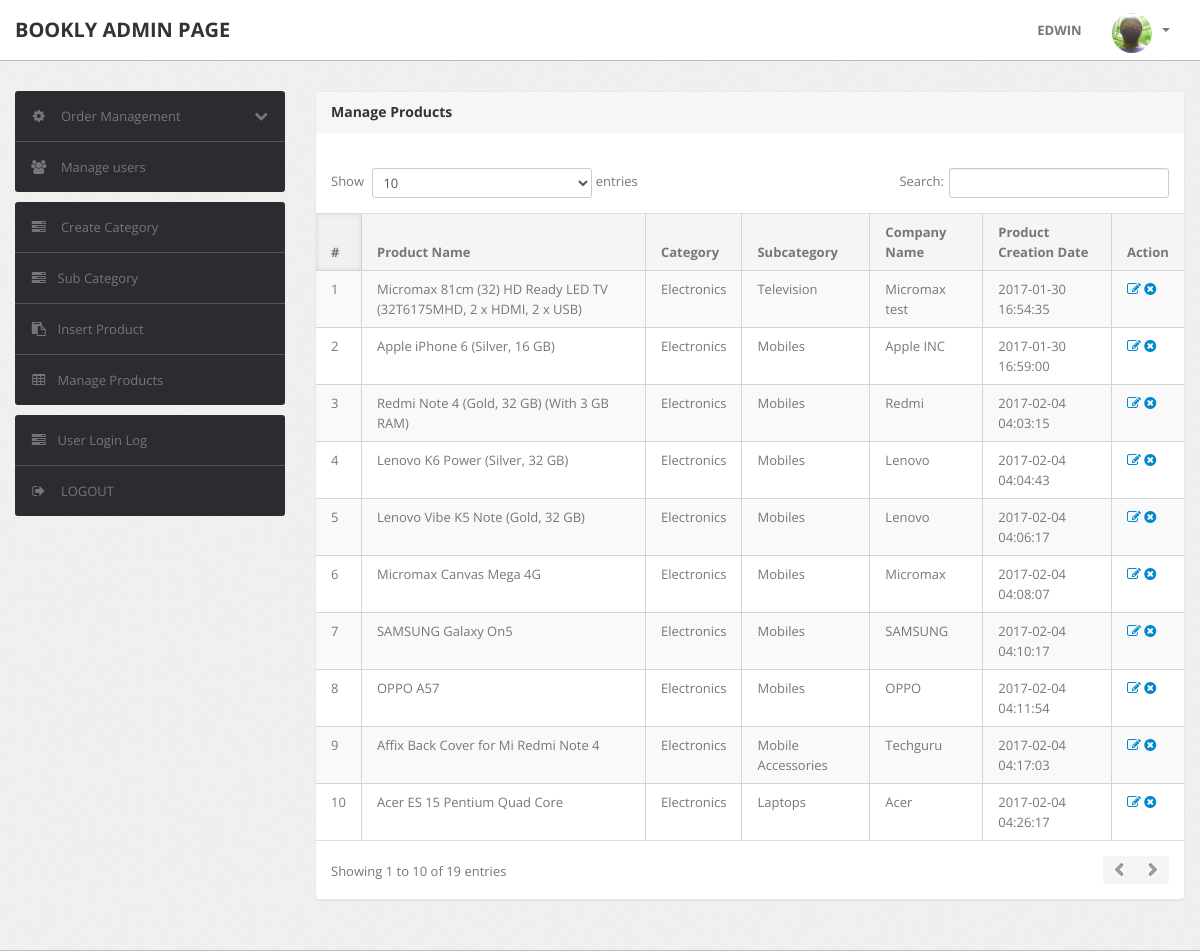
/admin/manage-products.php (signed in), run on the app's committed database.
### tables this page shows
CREATE TABLE `products` (
  `id` int(11) NOT NULL,
  `category` int(11) NOT NULL,
  `subCategory` int(11) DEFAULT NULL,
  `productName` varchar(255) DEFAULT NULL,
  `productCompany` varchar(255) DEFAULT NULL,
  `productPrice` int(11) DEFAULT NULL,
  `productPriceBeforeDiscount` int(11) DEFAULT NULL,
  `productDescription` longtext,
  `productImage1` varchar(255) DEFAULT NULL,
  `productImage2` varchar(255) DEFAULT NULL,
  `productImage3` varchar(255) DEFAULT NULL,
  `shippingCharge` int(11) DEFAULT NULL,
  `productAvailability` varchar(255) DEFAULT NULL,
  `postingDate` timestamp NULL DEFAULT CURRENT_TIMESTAMP,
  `updationDate` varchar(255) DEFAULT NULL
);

CREATE TABLE `category` (
  `id` int(11) NOT NULL,
  `categoryName` varchar(255) DEFAULT NULL,
  `categoryDescription` longtext,
  `creationDate` timestamp NOT NULL DEFAULT CURRENT_TIMESTAMP,
  `updationDate` varchar(255) DEFAULT NULL
);

CREATE TABLE `subcategory` (
  `id` int(11) NOT NULL,
  `categoryid` int(11) DEFAULT NULL,
  `subcategory` varchar(255) DEFAULT NULL,
  `creationDate` timestamp NULL DEFAULT CURRENT_TIMESTAMP,
  `updationDate` varchar(255) DEFAULT NULL
);

### admin/manage-products.php (the view, shortened to what this page needs)
<?php
include('include/config.php');
if (strlen($_SESSION['alogin']) == 0) {
	header('location:index.php');
} else {
?>
	<!DOCTYPE html>
	<html lang="en">
	<head>
		<link type="text/css" href="bootstrap/css/bootstrap.min.css" rel="stylesheet">
		<link type="text/css" href="bootstrap/css/bootstrap-responsive.min.css" rel="stylesheet">
		<link type="text/css" href="css/theme.css" rel="stylesheet">
		<link type="text/css" href="images/icons/css/font-awesome.css" rel="stylesheet">
	</head>
	<body>
		<?php include('include/header.php'); ?>
		<div class="wrapper">
			<div class="container">
				<div class="row">
					<?php include('include/sidebar.php'); ?>
					<div class="span9">
						<div class="content">
							<div class="module">
								<div class="module-head">
									<h3>Manage Products</h3>
								</div>
								<div class="module-body table">
									<br />
									<table cellpadding="0" cellspacing="0" border="0" class="datatable-1 table table-bordered table-striped	 display" width="100%">
										<thead>
											<tr>
												<th>#</th>
												<th>Product Name</th>
												<th>Category </th>
												<th>Subcategory</th>
												<th>Company Name</th>
												<th>Product Creation Date</th>
												<th>Action</th>
											</tr>
										</thead>
										<tbody>
											<?php $query = mysqli_query($con, "select products.*,category.categoryName,subcategory.subcategory from products join category on category.id=products.category join subcategory on subcategory.id=products.subCategory");
											$cnt = 1;
											while ($row = mysqli_fetch_array($query)) {
											?>
												<tr>
													<td><?php echo htmlentities($cnt); ?></td>
													<td><?php echo htmlentities($row['productName']); ?></td>
													<td><?php echo htmlentities($row['categoryName']); ?></td>
													<td> <?php echo htmlentities($row['subcategory']); ?></td>
													<td><?php echo htmlentities($row['productCompany']); ?></td>
													<td><?php echo htmlentities($row['postingDate']); ?></td>
													<td>
														<a href="edit-products.php?id=<?php echo $row['id'] ?>"><i class="icon-edit"></i></a>
														<a href="manage-products.php?id=<?php echo $row['id'] ?>&del=delete" onClick="return confirm('Are you sure you want to delete?')"><i class="icon-remove-sign"></i></a>
													</td>
												</tr>
											<?php $cnt = $cnt + 1;
											} ?>
									</table>
								</div>
							</div>
						</div>
					</div>
				</div>
			</div>
		</div>
	</body>
<?php } ?>

### admin/include/header.php (shortened to what this page needs)
<div class="navbar navbar-fixed-top">
		<div class="navbar-inner">
			<div class="container">
			  	<a class="brand" href="index.html">
			  		BOOKLY ADMIN PAGE
			  	</a>
				<div class="nav-collapse collapse navbar-inverse-collapse">
					<ul class="nav pull-right">
						<li><a href="#">
							EDWIN
						</a></li>
						<li class="nav-user dropdown">
							<a href="#" class="dropdown-toggle" data-toggle="dropdown">
								<img src="images/me.jpg" class="nav-avatar" />
								<b class="caret"></b>
							</a>
						</li>
					</ul>
				</div>
			</div>
		</div>
	</div>

### admin/include/sidebar.php (shortened to what this page needs)
              <div class="span3">
	       <div class="sidebar">
                         <ul class="widget widget-menu unstyled">
			 <li>
				<a class="collapsed" data-toggle="collapse" href="#togglePages">
					<i class="menu-icon icon-cog"></i>
					<i class="icon-chevron-down pull-right"></i><i class="icon-chevron-up pull-right"></i>
					Order Management
				</a>
			</li>
			<li>
				<a href="manage-users.php">
					<i class="menu-icon icon-group"></i>
					Manage users
				</a>
			</li>
		</ul>
		<ul class="widget widget-menu unstyled">
                            <li><a href="category.php"><i class="menu-icon icon-tasks"></i> Create Category </a></li>
                            <li><a href="subcategory.php"><i class="menu-icon icon-tasks"></i>Sub Category </a></li>
                            <li><a href="insert-product.php"><i class="menu-icon icon-paste"></i>Insert Product </a></li>
                            <li><a href="manage-products.php"><i class="menu-icon icon-table"></i>Manage Products </a></li>
                    </ul>
		<ul class="widget widget-menu unstyled">
			<li><a href="user-logs.php"><i class="menu-icon icon-tasks"></i>User Login Log </a></li>
			<li>
				<a href="logout.php">
					<i class="menu-icon icon-signout"></i>
					LOGOUT
				</a>
			</li>
		</ul>
	</div>
</div>

### data on the page
products: productName "Micromax 81cm (32) HD Ready LED TV (32T6175MHD, 2 x HDMI, 2 x USB)", category.categoryName "Electronics", subcategory.subcategory "Television", productCompany "Micromax test", postingDate "2017-01-30 16:54:35"
products: productName "Apple iPhone 6 (Silver, 16 GB)", category.categoryName "Electronics", subcategory.subcategory "Mobiles", productCompany "Apple INC", postingDate "2017-01-30 16:59:00"
products: productName "Redmi Note 4 (Gold, 32 GB) (With 3 GB RAM)", category.categoryName "Electronics", subcategory.subcategory "Mobiles", productCompany "Redmi", postingDate "2017-02-04 04:03:15"
products: productName "Lenovo K6 Power (Silver, 32 GB)", category.categoryName "Electronics", subcategory.subcategory "Mobiles", productCompany "Lenovo", postingDate "2017-02-04 04:04:43"
products: productName "Lenovo Vibe K5 Note (Gold, 32 GB)", category.categoryName "Electronics", subcategory.subcategory "Mobiles", productCompany "Lenovo", postingDate "2017-02-04 04:06:17"
products: productName "Micromax Canvas Mega 4G", category.categoryName "Electronics", subcategory.subcategory "Mobiles", productCompany "Micromax", postingDate "2017-02-04 04:08:07"
products: productName "SAMSUNG Galaxy On5", category.categoryName "Electronics", subcategory.subcategory "Mobiles", productCompany "SAMSUNG", postingDate "2017-02-04 04:10:17"
products: productName "OPPO A57", category.categoryName "Electronics", subcategory.subcategory "Mobiles", productCompany "OPPO", postingDate "2017-02-04 04:11:54"
products: productName "Affix Back Cover for Mi Redmi Note 4", category.categoryName "Electronics", subcategory.subcategory "Mobile Accessories", productCompany "Techguru", postingDate "2017-02-04 04:17:03"
products: productName "Acer ES 15 Pentium Quad Core", category.categoryName "Electronics", subcategory.subcategory "Laptops", productCompany "Acer", postingDate "2017-02-04 04:26:17"
